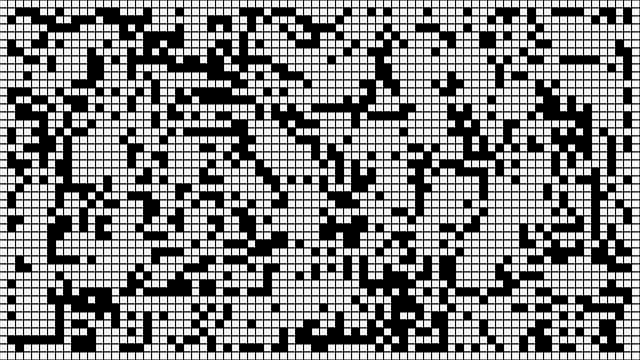
Frame 1 (no input)
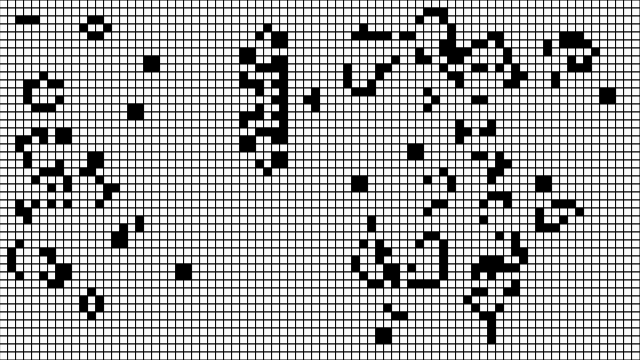
Frame 60 (no input)
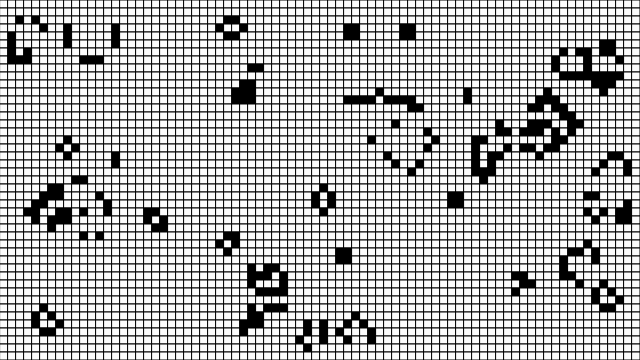
Frame 120 (the mouse pressed at the canvas centre since frame 60)

The p5.js sketch that drew these frames (run headless with seeded random() and noise() and a simulated clock; from frame 60 on, the mouse is pressed at the canvas centre):

// p5.js sketch
// ── sketch.js
let gol;

function setup(){
  createCanvas(640, 360);
  gol = new GameOfLife();
}

function draw(){
  background(252);
  gol.generate();
  gol.display();
}

function mousePressed(){
  gol.initialize();
}

// ── gameOfLife.js
class GameOfLife {

  constructor(){
    this.w = 8;
    this.columns = width/this.w;
    this.rows = height/this.w;

    this.board = new Array(this.columns);
    this.next = new Array(this.columns);

    for(let i = 0; i < this.columns; i++){
      this.board[i] = new Array(this.rows);
      this.next[i] = new Array(this.rows);
    }
    this.initialize();

  }

  initialize(){
    for(let i = 0; i < this.columns; i++){
      for(let j = 0; j < this.rows; j++){
        if(i === 0 || j === 0 || i == this.columns-1 || j == this.rows-1){
          this.board[i][j] = 0; // fillining the edges with 0s
        }
        else{ // filing the rest randomly
          this.board[i][j] = floor(random(2));
        }
        this.next[i][j] = 0;
      }
    }
  }

  generate(){
    for(let col = 1; col < this.columns-1; col++){
      for(let row = 1; row < this.rows-1; row++){
        let neighbors = 0;

        for (let i = -1; i <= 1; i++) {
          for (let j = -1; j <= 1; j++) {
            neighbors += this.board[col+i][row+j];
          }
        }

        neighbors -= this.board[col][row];

        //Rules of life
        if((this.board[col][row] == 1) && (neighbors < 2)){
          this.next[col][row] = 0; // lonely
        }
        else if((this.board[col][row] == 1) && (neighbors > 3)){
          this.next[col][row] = 0; // overpopulation
        }
        else if((this.board[col][row] == 0) && (neighbors == 3)){
          this.next[col][row] = 1; // reproduction
        }
        else{
          this.next[col][row] = this.board[col][row]; // stasis
        }
      }
    }
    let temp = this.board;
    this.board = this.next;
    this.next = temp;
  }

  display(){
    for(let i = 0; i < this.columns; i++){
      for(let j = 0; j < this.rows; j++){

        if(this.board[i][j] == 1){
          fill(0);
        }
        else{
          fill(252);
        }
        stroke(0);
        rect(i*this.w, j*this.w, this.w, this.w);
      }
    }
  }
}
